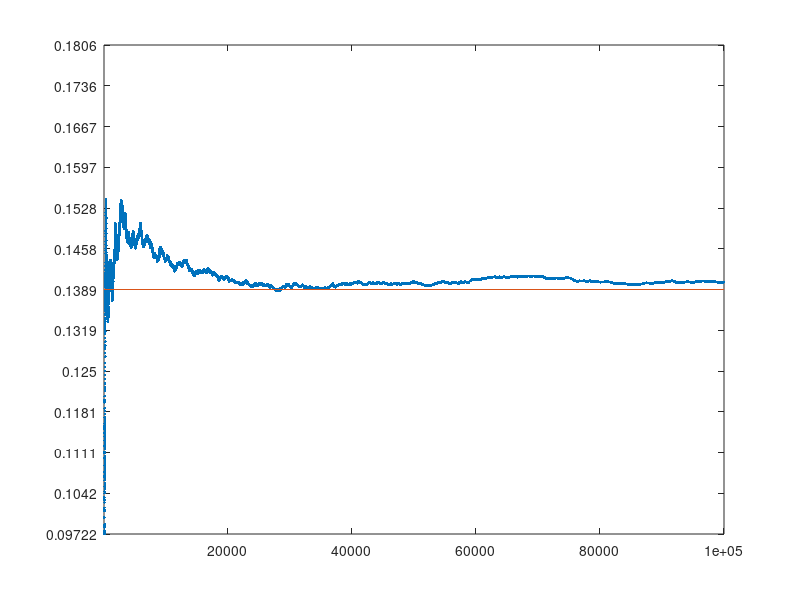

The MATLAB script that drew this image: (Note: this script raises an error after producing the figure.)
% exercise 3.1

clc; clear; clf;

% exact computations
% by hand: (6,2),(5,3),...,(2,6)-> 5 different outcomes -> 5/36
p_hand=5/36;
% by computer:
tmp=((1:6)+(1:6)')==8;
p_comp=sum(tmp(:))/36;
assert(p_hand==p_comp);

% approximate computation
% by simulation:
N=100000;
tmp=randi(6,N,2);
sim=cumsum((tmp(:,1)+tmp(:,2))==8)./(1:N)';

% plot the results (getting a taste of the asymptotic behaviour)
plot(1:N, sim, ".",[1,N],[p_hand, p_hand]);
axis([1,N,0.7*p_hand, 1.3*p_hand]);
yt=(0.7:0.05:1.3)*p_hand;
yticks(yt);
text(N,p_hand,"  p="+strip(string(rats(p_hand))));
legend(["simulation", "theoretical"],"Location","northeastoutside");
title("exercise 3.1 two dice\n the sum is 8");
